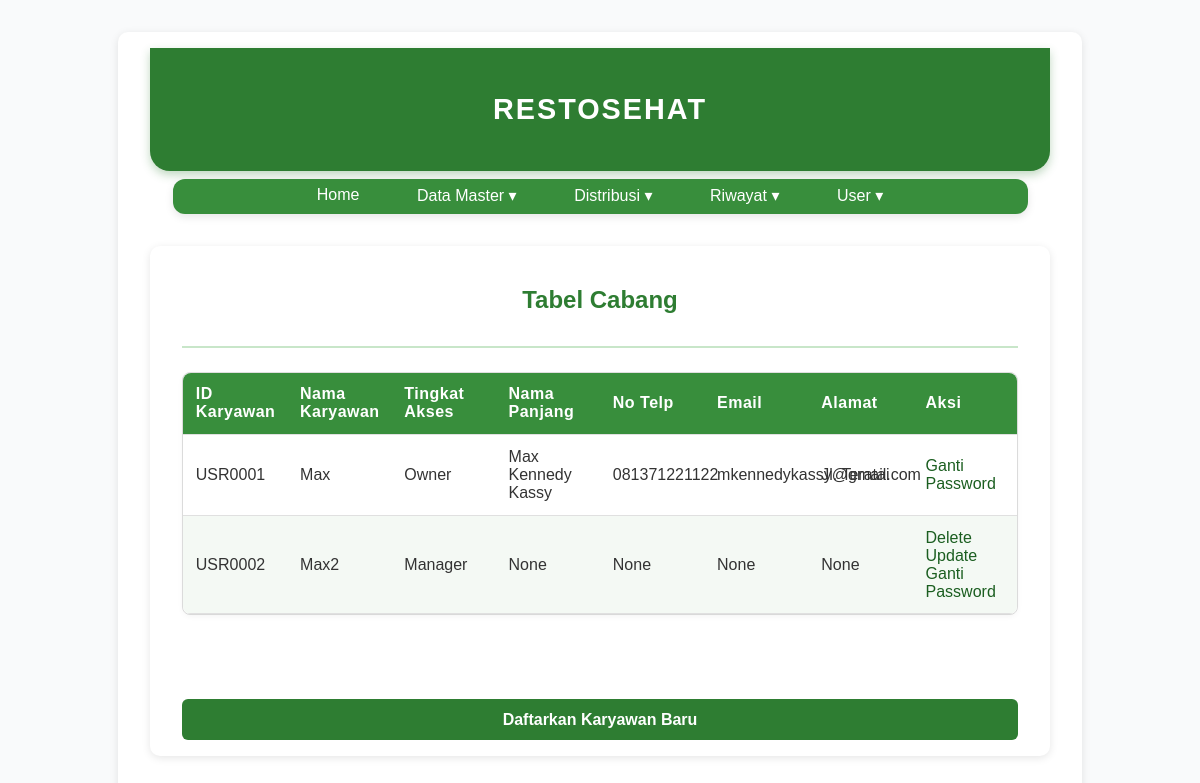
Page /karyawan (signed in) on the earlier database version.
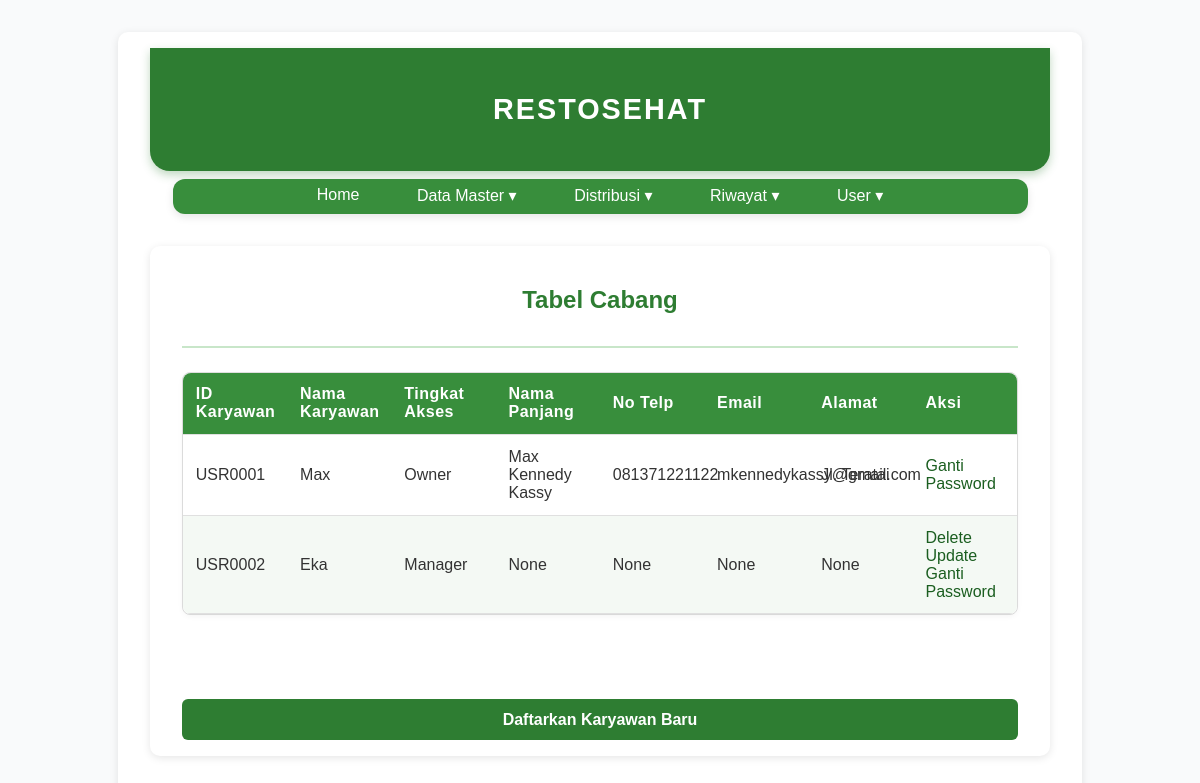
Same page on the later database version.
### main.py (models this page shows, shortened)
class User(db.Model, UserMixin):
    idPrefix = 'USR'
    id = db.Column(db.String(5), primary_key=True)
    username = db.Column(db.String(80), unique=True, nullable=False)
    password_hash = db.Column(db.String(200), nullable=False)
    role = db.Column(db.String(50), default='User')
    namaPanjang = db.Column(db.String(200), unique=True)
    email = db.Column(db.String(100), unique=True)
    noTelp = db.Column(db.String(12), unique=True)
    alamat = db.Column(db.String(150), unique=True)

### main.py (the view)
@app.route("/karyawan")
@login_required
def karyawan():
    employees = User.query.order_by(User.id).all()
    return render_template('karyawan.html', employees=employees)

### main.py (called while the page is built)
@login_manager.user_loader
def load_user(user_id):
    return User.query.get(user_id)

### templates/karyawan.html (shortened to what this page needs)
{% extends 'base.html' %}
{% block body %}
<div class="content">
    <div class="head-content">
        <p>Tabel Cabang</p>
    </div>
    <div class="main-content">
        {% if employees|length < 1 %}
        <h4>Kosong</h4>
        {% else %}
        <div class="table-container">
            <table>
                <thead>
                    <tr>
                        <th>ID Karyawan</th>
                        <th>Nama Karyawan</th>
                        <th>Tingkat Akses</th>
                        <th>Nama Panjang</th>
                        <th>No Telp</th>
                        <th>Email</th>
                        <th>Alamat</th>
                        <th>Aksi</th>
                    </tr>
                </thead>
                <tbody>
                    {% for employee in employees %}
                    <tr>
                        <td>{{ employee.id }}</td>
                        <td>{{ employee.username }}</td>
                        <td>{{ employee.role }}</td>
                        <td>{{ employee.namaPanjang }}</td>
                        <td>{{ employee.noTelp }}</td>
                        <td>{{ employee.email }}</td>
                        <td>{{ employee.alamat }}</td>
                        <td>
                            {% if employee.role != 'Owner' %}
                            <a href="/delete_karyawan/{{employee.id}}">Delete</a>
                            <br>
                            <a href="/update_karyawan/{{employee.id}}">Update</a>
                            <br>
                            <a href="/change_password/{{employee.id}}">Ganti Password</a>
                            {% endif %}
                            {% if employee.role == 'Owner' and current_user.role == 'Owner'  %}
                            <a href="change_password/{{employee.id}}">Ganti Password</a>
                            {% endif %}
                        </td>
                    </tr>
                    {% endfor %}
                </tbody>
            </table>
        </div>
        {% endif %}
        <br><br>
        <input type="submit" value="Daftarkan Karyawan Baru" onclick="window.location.href='/register'">
    </div>
</div>
{% endblock %}

Differences in the rows shown:
changed User "USR0002": username "Max2" → "Eka"
